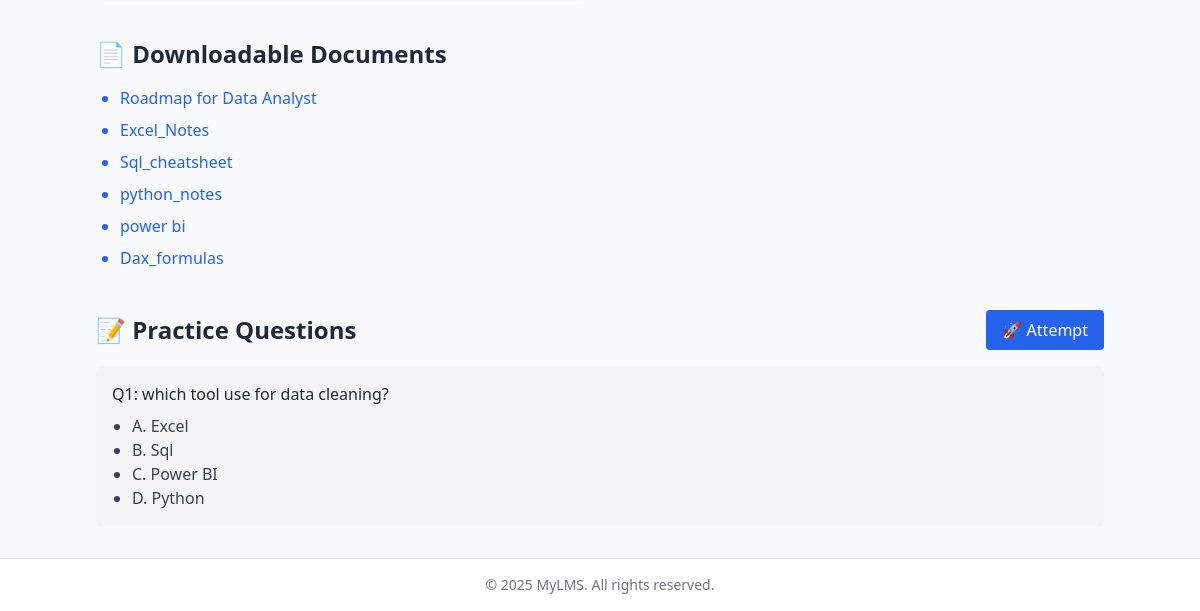
Before: /course/1/ (signed in, lower part) with the older database file.
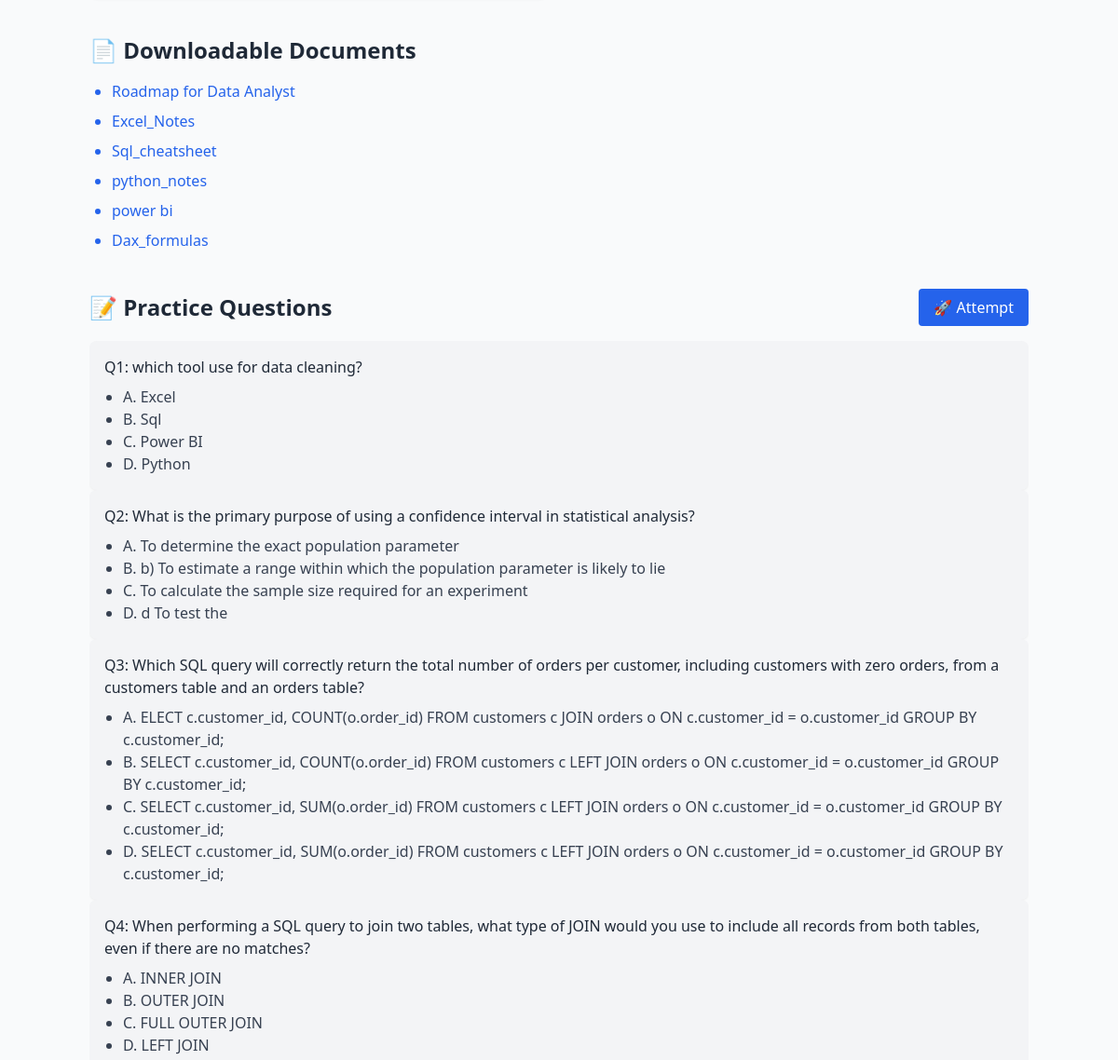
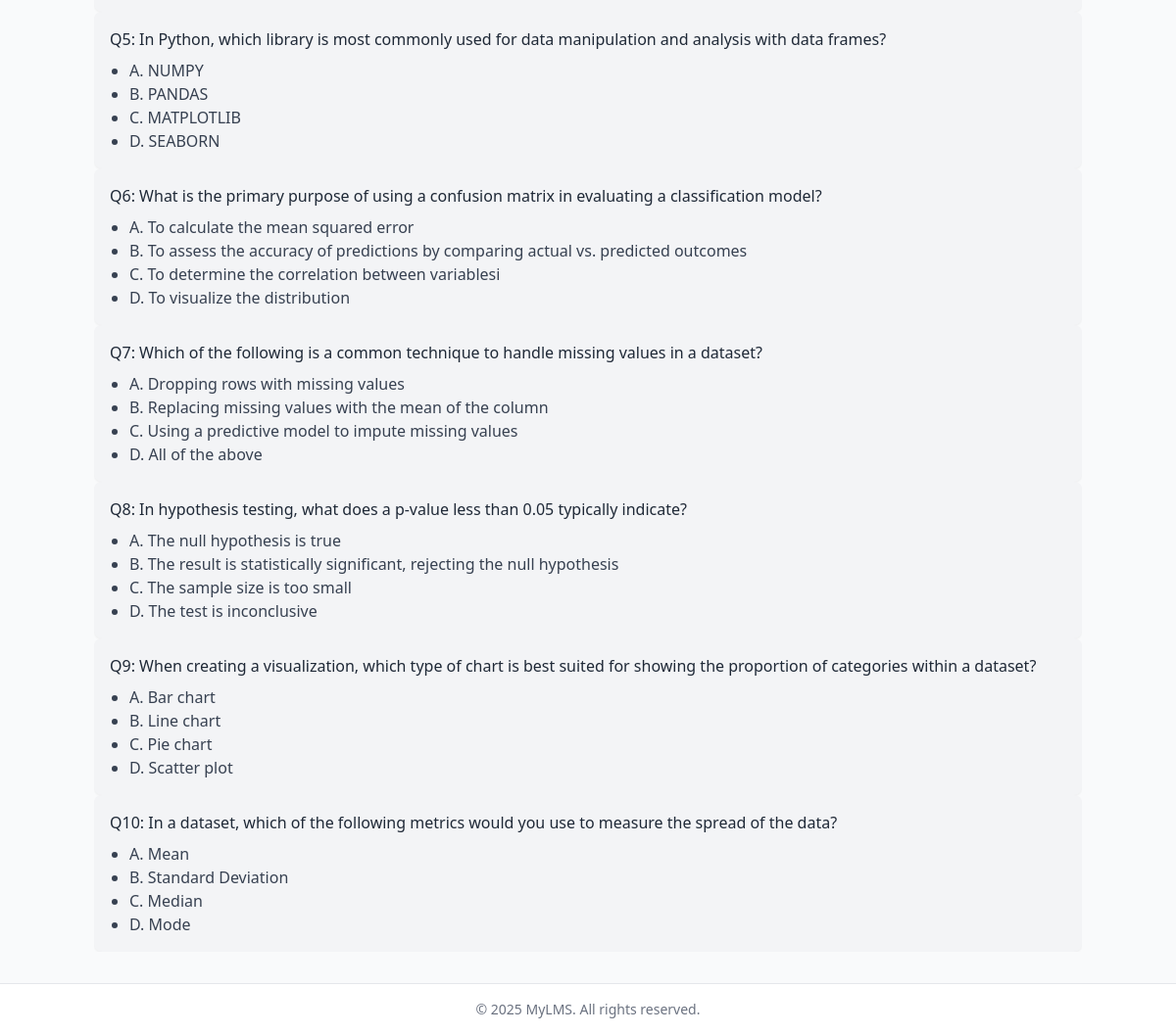
After: the same page with the newer database file (2 pictures, top to bottom).
### courses/models.py (models this page shows, shortened)
class Document(models.Model):
    course = models.ForeignKey(Course, on_delete=models.CASCADE, related_name='documents')
    title = models.CharField(max_length=200)
    file = models.FileField(upload_to='documents/')

class Question(models.Model):
    course = models.ForeignKey(Course, on_delete=models.CASCADE, related_name='questions')
    question_text = models.TextField()
    option1 = models.CharField(max_length=200)
    option2 = models.CharField(max_length=200)
    option3 = models.CharField(max_length=200)
    option4 = models.CharField(max_length=200)
    correct_option = models.IntegerField()  # 1, 2, 3, or 4

### courses/views.py (the view)
# urls.py: path('course/<int:course_id>/', views.course_detail, name='course_detail'),
@login_required
def course_detail(request, course_id):
    course = get_object_or_404(Course, id=course_id)
    videos = course.videos.all()
    documents = course.documents.all()
    questions = course.questions.all()
    is_enrolled = course.students.filter(id=request.user.id).exists()
    context = {
        'course': course,
        'videos': videos,
        'documents': documents,
        'questions': questions,
        'is_enrolled': is_enrolled
    }
    return render(request, 'courses/course_detail.html', context)

### templates/courses/course_detail.html (shortened to what this page needs)
{% extends 'courses/base.html' %} {% block title %}{{ course.title }} - Details{% endblock %} {% block content %}
<div class="max-w-5xl mx-auto px-2 py-8">
  <div class="mb-10">
    <h2 class="text-lg sm:text-2xl font-semibold text-gray-800 mb-4">📄 Downloadable Documents</h2>
    {% if documents %}
    <ul class="list-disc ml-6 space-y-2 text-blue-600">
      {% for doc in documents %}
      <li>
        <a href="{{ doc.file.url }}" target="_blank" class="hover:underline">{{ doc.title }}</a>
      </li>
      {% endfor %}
    </ul>
    {% else %}
    <p class="text-gray-500">No documents available.</p>
    {% endif %}
  </div>
  <div>
    <div class="flex items-center justify-between mb-4">
      <h2 class="text-lg sm:text-2xl font-semibold text-gray-800">📝 Practice Questions</h2>
      {% if questions %}
      <a href="{% url 'attempt_quiz' course.id %}" class="btn">
        <button class="bg-blue-600 hover:bg-blue-700 text-white py-1 px-2 sm:py-2 sm:px-4 rounded">🚀 Attempt</button>
      </a>
      {% endif %}
    </div>
    {% if questions %}
    <div class="space-t-6 max-h-[calc(100vh-145px)] overflow-y-scroll">
      {% for q in questions %}
      <div class="bg-gray-100 p-4 rounded-lg shadow-sm">
        <p class="font-medium text-gray-800">Q{{ forloop.counter }}: {{ q.question_text }}</p>
        <ul class="list-disc ml-5 mt-2 text-gray-700">
          <li>A. {{ q.option1 }}</li>
          <li>B. {{ q.option2 }}</li>
          <li>C. {{ q.option3 }}</li>
          <li>D. {{ q.option4 }}</li>
        </ul>
      </div>
      {% endfor %}
    </div>
    {% else %}
    <p class="text-gray-500">No practice questions added yet.</p>
    {% endif %}
  </div>
</div>
{% endblock %}

Changed rows visible on the page:
added Question: question_text "What is the primary purpose of using a confidence interval in statistical analysis?", option1 "To determine the exact population parameter", option2 "b) To estimate a range within which the population parameter is likely to lie", option3 "To calculate the sample size required for an experiment", option4 "d To test the"
added Question: question_text "Which SQL query will correctly return the total number of orders per customer, including customers with zero orders, from a customers table and an orders table?", option1 "ELECT c.customer_id, COUNT(o.order_id) FROM customers c JOIN orders o ON c.customer_id = o.customer_id GROUP BY c.customer_id;", option2 "SELECT c.customer_id, COUNT(o.order_id) FROM customers c LEFT JOIN orders o ON c.customer_id = o.customer_id GROUP BY c.customer_id;", option3 "SELECT c.customer_id, SUM(o.order_id) FROM customers c LEFT JOIN orders o ON c.customer_id = o.customer_id GROUP BY c.customer_id;", option4 "SELECT c.customer_id, SUM(o.order_id) FROM customers c LEFT JOIN orders o ON c.customer_id = o.customer_id GROUP BY c.customer_id;"
added Question: question_text "When performing a SQL query to join two tables, what type of JOIN would you use to include all records from both tables, even if there are no matches?", option1 "INNER JOIN", option2 "OUTER JOIN", option3 "FULL OUTER JOIN", option4 "LEFT JOIN"
added Question: question_text "In Python, which library is most commonly used for data manipulation and analysis with data frames?", option1 "NUMPY", option2 "PANDAS", option3 "MATPLOTLIB", option4 "SEABORN"
added Question: question_text "What is the primary purpose of using a confusion matrix in evaluating a classification model?", option1 "To calculate the mean squared error", option2 "To assess the accuracy of predictions by comparing actual vs. predicted outcomes", option3 "To determine the correlation between variablesi", option4 "To visualize the distribution"
added Question: question_text "Which of the following is a common technique to handle missing values in a dataset?", option1 "Dropping rows with missing values", option2 "Replacing missing values with the mean of the column", option3 "Using a predictive model to impute missing values", option4 "All of the above"
added Question: question_text "In hypothesis testing, what does a p-value less than 0.05 typically indicate?", option1 "The null hypothesis is true", option2 "The result is statistically significant, rejecting the null hypothesis", option3 "The sample size is too small", option4 "The test is inconclusive"
added Question: question_text "When creating a visualization, which type of chart is best suited for showing the proportion of categories within a dataset?", option1 "Bar chart", option2 "Line chart", option3 "Pie chart", option4 "Scatter plot"
added Question: question_text "In a dataset, which of the following metrics would you use to measure the spread of the data?", option1 "Mean", option2 "Standard Deviation", option3 "Median", option4 "Mode"
